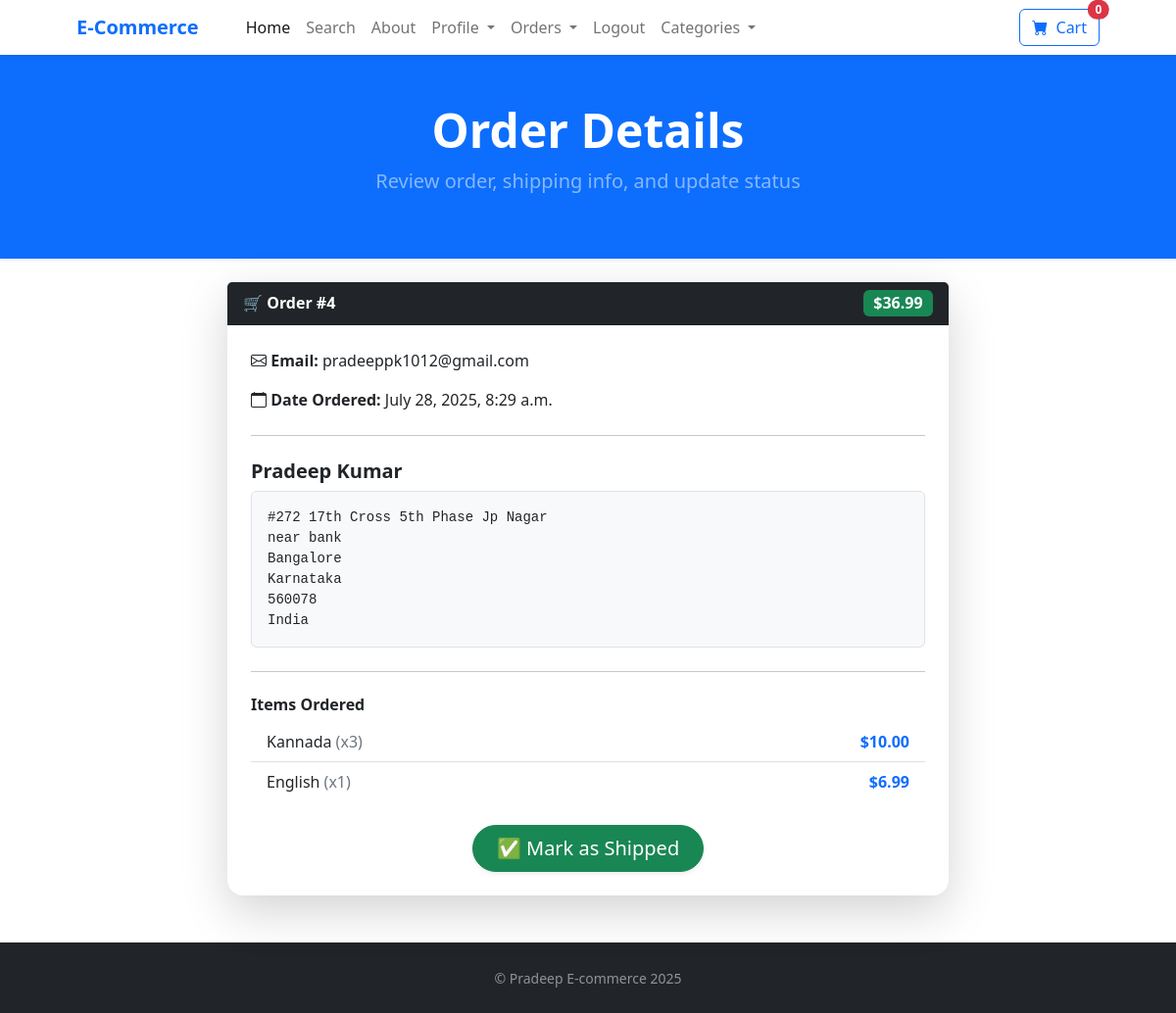
Page /payment/orders/4 (signed in) on the committed database.
### payment/models.py (models this page shows, shortened)
class Order(models.Model):
    user = models.ForeignKey(User, on_delete=models.CASCADE, null=True, blank=True)
    full_name = models.CharField(max_length=250)
    email = models.EmailField(max_length=250)
    shipping_address = models.TextField(max_length=15000)
    amount_paid = models.DecimalField(max_digits=7, decimal_places=2)
    date_ordered = models.DateTimeField(auto_now_add=True)
    shipped = models.BooleanField(default=False)
    date_shipped = models.DateTimeField(blank=True, null=True)
    shipping = models.BooleanField(default=False)

class OrderItem(models.Model):
    order = models.ForeignKey(Order, on_delete=models.CASCADE, null=True)
    product = models.ForeignKey(Product, on_delete=models.CASCADE, null=True)
    user = models.ForeignKey(User, on_delete=models.CASCADE, null=True, blank=True)
    quantity = models.PositiveBigIntegerField(default=1)
    price = models.DecimalField(max_digits=7, decimal_places=2)

### store/models.py (models this page shows)
class Product(models.Model):
    name = models.CharField(max_length=100)
    price = models.DecimalField(default=0,decimal_places=2, max_digits=6)
    category = models.ForeignKey(Category, on_delete=models.CASCADE, default=1)
    description = models.CharField(max_length=250,default='',blank=True,null=True)
    image = models.ImageField(upload_to='upload/product/')
    is_sale = models.BooleanField(default=False)
    sale_price = models.DecimalField(default=0,decimal_places=2, max_digits=6)
    def __str__(self):
        return self.name

### payment/views.py (the view, shortened to what this page needs)
# urls.py: path('orders/<int:pk>', views.orders , name='orders'),
def orders(request,pk):
    if request.user.is_authenticated and request.user.is_superuser:
        order = Order.objects.get(id=pk)
        items = OrderItem.objects.filter(order=pk)
        return render(request,'payment/orders.html',{"order":order,"items":items})
    else:
        messages.success(request,"Access Denied")
        return redirect('home')

### cart/cart.py (called while the page is built)
    def __len__(self):
        return len(self.cart)

### cart/context_processors.py (called while the page is built)
def cart(request):
    return {'cart':Cart(request)}

### payment/templates/payment/orders.html (shortened to what this page needs)
{% extends 'base.html' %}
{% block content %}
<header class="bg-primary py-5 mb-4 text-white text-center shadow-sm">
    <div class="container">
        <h1 class="display-5 fw-bold">Order Details</h1>
        <p class="lead text-white-50">Review order, shipping info, and update status</p>
    </div>
</header>
<div class="container mb-5">
    <div class="row justify-content-center">
        <div class="col-lg-8 col-md-10">
            <div class="card shadow-lg border-0 rounded-4">
                <div class="card-header bg-dark text-white fw-semibold rounded-top-4">
                    <div class="d-flex justify-content-between align-items-center">
                        <span>🛒 Order #{{ order.id }}</span>
                        <span class="badge bg-success fs-6">${{ order.amount_paid }}</span>
                    </div>
                </div>
                <div class="card-body px-4 py-4">
                    <div class="mb-3">
                        <i class="bi bi-envelope"></i>
                        <strong>Email:</strong> {{ order.email }}
                    </div>
                    <div class="mb-3">
                        {% if order.date_shipped %}
                            <i class="bi bi-truck"></i>
                            <strong>Date Shipped:</strong> {{ order.date_shipped }}
                        {% else %}
                            <i class="bi bi-calendar"></i>
                            <strong>Date Ordered:</strong> {{ order.date_ordered }}
                        {% endif %}
                    </div>
                    <hr class="my-4">
                    <div class="mb-3">
                        <h5 class="fw-bold">{{ order.full_name }}</h5>
                        <pre class="bg-light p-3 rounded border">{{ order.shipping_address }}</pre>
                    </div>
                    <hr class="my-4">
                    <h6 class="fw-bold">Items Ordered</h6>
                    <ul class="list-group list-group-flush mb-4">
                        {% for item in items %}
                            <li class="list-group-item d-flex justify-content-between align-items-center">
                                <span>{{ item.product }} <span class="text-muted">(x{{ item.quantity }})</span></span>
                                <span class="fw-semibold text-primary">${{ item.price }}</span>
                            </li>
                        {% endfor %}
                    </ul>
                    <div class="text-center mt-4">
                        {% if not order.shipped %}
                            <form method="POST" class="d-inline">
                                <button type="submit" class="btn btn-success btn-lg px-4 rounded-pill shadow-sm">
                                    ✅ Mark as Shipped
                                </button>
                            </form>
                        {% endif %}
                    </div>
                </div>
            </div>
        </div>
    </div>
</div>
{% endblock %}

### store/templates/base.html (style rules this page uses)
html, body { height: 100%; }
body { display: flex; flex-direction: column; }

### rows in the picture
Order: id "4", amount_paid "36.99", email "pradeeppk1012@gmail.com", date_ordered "July 28, 2025, 8:29 a.m.", full_name "Pradeep Kumar", shipping_address "#272 17th Cross 5th Phase Jp Nagar near bank Bangalore Karnataka 560078 India"
OrderItem: product "Kannada", quantity "3", price "10.00"
OrderItem: product "English", quantity "1", price "6.99"

### other values in the picture
{{ cart|length }} "0"
